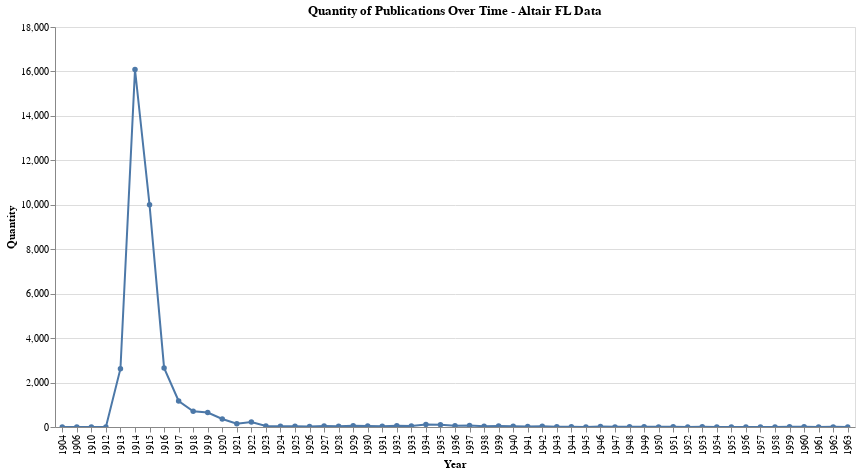

This figure's notebook cell:
### Code cell
import pandas as pd
import altair as alt

# Load the data
pl_data_df = pd.read_csv('../chroniclingamerica_csv/fl_data.csv')

# Ensure the 'Date' column is in datetime format
pl_data_df['Date'] = pd.to_datetime(pl_data_df['date'])

# Group by year and count the number of publications
pl_data_df['Year'] = pl_data_df['Date'].dt.year
publications_per_year = pl_data_df.groupby('Year').size().reset_index(name='Quantity')

# Create the Altair chart
chart = alt.Chart(publications_per_year).mark_line(point=True).encode(
    x='Year:O',
    y='Quantity:Q',
    tooltip=['Year', 'Quantity']
).properties(
    title='Quantity of Publications Over Time - Altair FL Data',
    width=800,
    height=400
).interactive()

chart

### Figure 1 — Vega-Lite specification as saved in the notebook (floating-point values rounded to 4 significant figures)
{"config": {"view": {"continuousWidth": 300, "continuousHeight": 300}}, "data": {"name": "data-675672f435a53ef1b59fe09e0c0a2cac"}, "mark": {"type": "line", "point": true}, "encoding": {"tooltip": [{"field": "Year", "type": "quantitative"}, {"field": "Quantity", "type": "quantitative"}], "x": {"field": "Year", "type": "ordinal"}, "y": {"field": "Quantity", "type": "quantitative"}}, "height": 400, "params": [{"name": "param_79", "select": {"type": "interval", "encodings": ["x", "y"]}, "bind": "scales"}], "title": "Quantity of Publications Over Time - Altair FL Data", "width": 800, "$schema": "https://vega.github.io/schema/vega-lite/v5.8.0.json", "datasets": {"data-675672f435a53ef1b59fe09e0c0a2cac": [{"Year": 1904, "Quantity": 1}, {"Year": 1906, "Quantity": 2}, {"Year": 1910, "Quantity": 1}, {"Year": 1912, "Quantity": 2}, {"Year": 1913, "Quantity": 2625}, {"Year": 1914, "Quantity": 16087}, {"Year": 1915, "Quantity": 9997}, {"Year": 1916, "Quantity": 2659}, {"Year": 1917, "Quantity": 1169}, {"Year": 1918, "Quantity": 711}, {"Year": 1919, "Quantity": 654}, {"Year": 1920, "Quantity": 362}, {"Year": 1921, "Quantity": 150}, {"Year": 1922, "Quantity": 224}, {"Year": 1923, "Quantity": 47}, {"Year": 1924, "Quantity": 29}, {"Year": 1925, "Quantity": 39}, {"Year": 1926, "Quantity": 23}, {"Year": 1927, "Quantity": 41}, {"Year": 1928, "Quantity": 32}, {"Year": 1929, "Quantity": 61}, {"Year": 1930, "Quantity": 46}, {"Year": 1931, "Quantity": 38}, {"Year": 1932, "Quantity": 55}, {"Year": 1933, "Quantity": 50}, {"Year": 1934, "Quantity": 113}, {"Year": 1935, "Quantity": 104}, {"Year": 1936, "Quantity": 57}, {"Year": 1937, "Quantity": 65}, {"Year": 1938, "Quantity": 35}, {"Year": 1939, "Quantity": 44}, {"Year": 1940, "Quantity": 36}, {"Year": 1941, "Quantity": 21}, {"Year": 1942, "Quantity": 30}, {"Year": 1943, "Quantity": 16}, {"Year": 1944, "Quantity": 14}, {"Year": 1945, "Quantity": 1}, {"Year": 1946, "Quantity": 21}, {"Year": 1947, "Quantity": 6}, {"Year": 1948, "Quantity": 16}, {"Year": 1949, "Quantity": 9}, {"Year": 1950, "Quantity": 6}, {"Year": 1951, "Quantity": 7}, {"Year": 1952, "Quantity": 1}, {"Year": 1953, "Quantity": 7}, {"Year": 1954, "Quantity": 5}, {"Year": 1955, "Quantity": 5}, {"Year": 1956, "Quantity": 5}, {"Year": 1957, "Quantity": 1}, {"Year": 1958, "Quantity": 3}, {"Year": 1959, "Quantity": 9}, {"Year": 1960, "Quantity": 8}, {"Year": 1961, "Quantity": 3}, {"Year": 1962, "Quantity": 6}, {"Year": 1963, "Quantity": 1}]}}
